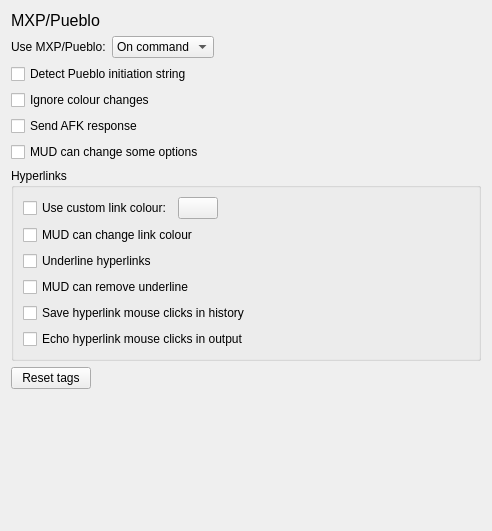
<?xml version="1.0" encoding="UTF-8"?>
<ui version="4.0">
 <class>PrefsMxp</class>
 <widget class="QWidget" name="PrefsMxp">
  <property name="geometry">
   <rect>
    <x>0</x>
    <y>0</y>
    <width>492</width>
    <height>531</height>
   </rect>
  </property>
  <property name="windowTitle">
   <string>MXP/Pueblo</string>
  </property>
  <layout class="QVBoxLayout" name="verticalLayout">
   <item>
    <widget class="QLabel" name="label_title">
     <property name="sizePolicy">
      <sizepolicy hsizetype="Preferred" vsizetype="Fixed">
       <horstretch>0</horstretch>
       <verstretch>0</verstretch>
      </sizepolicy>
     </property>
     <property name="font">
      <font>
       <pointsize>12</pointsize>
      </font>
     </property>
     <property name="text">
      <string>MXP/Pueblo</string>
     </property>
    </widget>
   </item>
   <item>
    <layout class="QFormLayout" name="_use_mxp">
     <item row="0" column="0">
      <widget class="QLabel" name="label_use_mxp">
       <property name="text">
        <string>Use MXP/Pueblo:</string>
       </property>
      </widget>
     </item>
     <item row="0" column="1">
      <widget class="QComboBox" name="use_mxp">
       <property name="sizePolicy">
        <sizepolicy hsizetype="Fixed" vsizetype="Fixed">
         <horstretch>0</horstretch>
         <verstretch>0</verstretch>
        </sizepolicy>
       </property>
       <item>
        <property name="text">
         <string>On command</string>
        </property>
       </item>
       <item>
        <property name="text">
         <string>On query</string>
        </property>
       </item>
       <item>
        <property name="text">
         <string>Always</string>
        </property>
       </item>
       <item>
        <property name="text">
         <string>Never</string>
        </property>
       </item>
      </widget>
     </item>
    </layout>
   </item>
   <item>
    <widget class="QCheckBox" name="detect_pueblo">
     <property name="text">
      <string>Detect Pueblo initiation string</string>
     </property>
    </widget>
   </item>
   <item>
    <widget class="QCheckBox" name="ignore_mxp_color_changes">
     <property name="text">
      <string>Ignore colour changes</string>
     </property>
    </widget>
   </item>
   <item>
    <widget class="QCheckBox" name="send_mxp_afk_response">
     <property name="text">
      <string>Send AFK response</string>
     </property>
    </widget>
   </item>
   <item>
    <widget class="QCheckBox" name="mud_can_change_options">
     <property name="text">
      <string>MUD can change some options</string>
     </property>
    </widget>
   </item>
   <item>
    <widget class="QGroupBox" name="_hyperlinks">
     <property name="title">
      <string>Hyperlinks</string>
     </property>
     <layout class="QVBoxLayout" name="verticalLayout_2">
      <item>
       <layout class="QHBoxLayout" name="_custom_color">
        <item>
         <widget class="QCheckBox" name="use_custom_link_color">
          <property name="text">
           <string>Use custom link colour:</string>
          </property>
         </widget>
        </item>
        <item>
         <widget class="QPushButton" name="hyperlink_color">
          <property name="sizePolicy">
           <sizepolicy hsizetype="Fixed" vsizetype="Fixed">
            <horstretch>0</horstretch>
            <verstretch>0</verstretch>
           </sizepolicy>
          </property>
          <property name="text">
           <string/>
          </property>
         </widget>
        </item>
        <item>
         <spacer name="horizontalSpacer">
          <property name="orientation">
           <enum>Qt::Horizontal</enum>
          </property>
          <property name="sizeHint" stdset="0">
           <size>
            <width>40</width>
            <height>20</height>
           </size>
          </property>
         </spacer>
        </item>
       </layout>
      </item>
      <item>
       <widget class="QCheckBox" name="mud_can_change_link_color">
        <property name="text">
         <string>MUD can change link colour</string>
        </property>
       </widget>
      </item>
      <item>
       <widget class="QCheckBox" name="underline_hyperlinks">
        <property name="text">
         <string>Underline hyperlinks</string>
        </property>
       </widget>
      </item>
      <item>
       <widget class="QCheckBox" name="mud_can_remove_underline">
        <property name="text">
         <string>MUD can remove underline</string>
        </property>
       </widget>
      </item>
      <item>
       <widget class="QCheckBox" name="hyperlink_adds_to_command_history">
        <property name="text">
         <string>Save hyperlink mouse clicks in history</string>
        </property>
       </widget>
      </item>
      <item>
       <widget class="QCheckBox" name="echo_hyperlink_in_output_window">
        <property name="text">
         <string>Echo hyperlink mouse clicks in output</string>
        </property>
       </widget>
      </item>
     </layout>
    </widget>
   </item>
   <item>
    <widget class="QPushButton" name="reset_tags">
     <property name="sizePolicy">
      <sizepolicy hsizetype="Fixed" vsizetype="Fixed">
       <horstretch>0</horstretch>
       <verstretch>0</verstretch>
      </sizepolicy>
     </property>
     <property name="text">
      <string>Reset tags</string>
     </property>
     <property name="icon">
      <iconset theme="edit-undo">
       <normaloff>.</normaloff>.</iconset>
     </property>
     <property name="autoDefault">
      <bool>false</bool>
     </property>
    </widget>
   </item>
   <item>
    <spacer name="verticalSpacer">
     <property name="orientation">
      <enum>Qt::Vertical</enum>
     </property>
     <property name="sizeHint" stdset="0">
      <size>
       <width>0</width>
       <height>0</height>
      </size>
     </property>
    </spacer>
   </item>
  </layout>
 </widget>
 <resources/>
 <connections/>
</ui>
